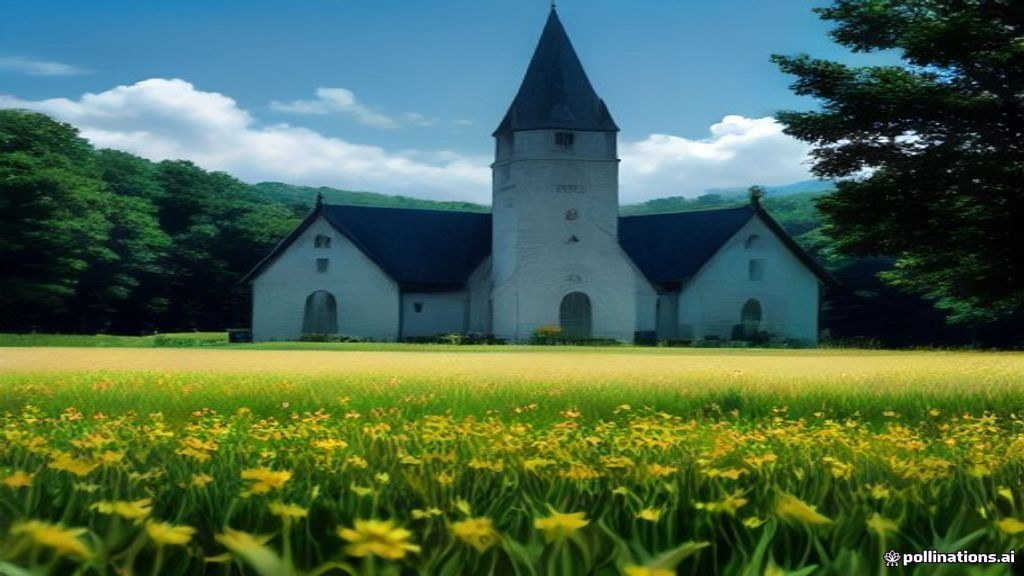
#> input picture portal/downloads/test_compumesh_gen.jpg, 1024 x 576 px; its folder holds only this picture in this run
$ python -i vision_preprocessor.py   (imports and definitions only)
#> lines starting #> are read from the running program, lines starting #| are printed output that depends on the picture
"""ComputeMesh Vision Preprocessor & Image Analysis Optimization Pipeline.

Provides industrial-grade image preprocessing for multimodal Vision AI models
(e.g., Qwen2-VL, LLaVA, LLaMA-Vision, GPT-4o-compatible backends).

Features:
- Automatic image format ingestion (Data URIs, Base64, Raw Bytes, Remote URLs)
- EXIF orientation auto-rotation
- Smart dimension optimization (Lanczos scaling preserving aspect ratio)
- Patch grid & dynamic vision token estimation for ledger metering
- Color space normalization (RGBA/CMYK/Palette -> RGB)
- Multimodal payload normalization for OpenAI and Ollama formats
"""
from __future__ import annotations

import base64
import io
import math
import re
import urllib.error
import urllib.parse
import urllib.request
from dataclasses import dataclass
from pathlib import Path
from typing import Any

try:
    from PIL import Image, ImageOps
    _HAS_PIL = True
except ImportError:  # pragma: no cover
    _HAS_PIL = False


# Optimal image dimension constants matching SOTA vision model patch grids
DEFAULT_MAX_EDGE: int = 1344
DEFAULT_MIN_EDGE: int = 28
DEFAULT_JPEG_QUALITY: int = 88
DEFAULT_PATCH_SIZE: int = 28
DEFAULT_PATCH_OVERHEAD: int = 32
MAX_IMAGE_DOWNLOAD_BYTES: int = 20 * 1024 * 1024  # 20 MB max payload
ALLOWED_MIME_TYPES: tuple[str, ...] = (
    "image/jpeg",
    "image/jpg",
    "image/png",
    "image/webp",
    "image/gif",
    "image/bmp",
    "image/tiff",
)


class VisionPreprocessingError(ValueError):
    """Raised when an image payload cannot be parsed, downloaded, or preprocessed."""


@dataclass(frozen=True)
class ProcessedImage:
    """Represents a normalized, optimized image ready for vision model inference."""
    data_base64: str
    mime_type: str
    width: int
    height: int
    original_width: int
    original_height: int
    original_format: str
    estimated_tokens: int

    # [9 lines left out: functions data_uri, aspect_ratio, not called in this run]


class VisionPreprocessor:
    """High-performance image preprocessor for multimodal vision pipelines."""

    def __init__(
        self,
        *,
        max_edge: int = DEFAULT_MAX_EDGE,
        min_edge: int = DEFAULT_MIN_EDGE,
        jpeg_quality: int = DEFAULT_JPEG_QUALITY,
        patch_size: int = DEFAULT_PATCH_SIZE,
        patch_overhead_tokens: int = DEFAULT_PATCH_OVERHEAD,
    ) -> None:
        self._has_pil = _HAS_PIL
        self.max_edge = max(64, min(int(max_edge), 4096))
        self.min_edge = max(14, min(int(min_edge), 512))
        self.jpeg_quality = max(50, min(int(jpeg_quality), 100))
        self.patch_size = max(7, min(int(patch_size), 64))
        self.patch_overhead_tokens = max(0, int(patch_overhead_tokens))

    # [154 lines left out: functions _load_raw_bytes, calculate_vision_tokens, process_image, not called in this run]

    def extract_and_preprocess_multimodal_content(
        self,
        content_or_images: Any,
    ) -> tuple[str, list[ProcessedImage]]:
        """Extracts text and preprocessed images from OpenAI or Ollama payload structures."""
        text_parts: list[str] = []
        images: list[ProcessedImage] = []

        if isinstance(content_or_images, str):
            text_parts.append(content_or_images)
            return "".join(text_parts), images

        if isinstance(content_or_images, list):
            for part in content_or_images:
                if isinstance(part, str):
                    text_parts.append(part)
                elif isinstance(part, dict):
                    part_type = str(part.get("type", "")).lower()
                    if part_type == "text" or "text" in part:
                        text_parts.append(str(part.get("text", "")))
                    elif part_type == "image_url" or "image_url" in part:
                        img_info = part.get("image_url", {})
                        if isinstance(img_info, dict):
                            url_val = img_info.get("url", "")
                        else:
                            url_val = str(img_info)
                        if url_val:
                            processed = self.process_image(url_val)
                            images.append(processed)
                    elif part_type == "image" and "image" in part:
                        img_val = part.get("image", "")
                        if img_val:
                            processed = self.process_image(img_val)
                            images.append(processed)

        return " ".join(tp.strip() for tp in text_parts if tp.strip()), images

    # [72 lines left out: function normalize_multimodal_messages, not called in this run]


# Global default preprocessor singleton
_DEFAULT_VISION_PREPROCESSOR: VisionPreprocessor | None = None


# [6 lines left out: function get_vision_preprocessor, not called in this run]

>>> import cv2
>>> picture = cv2.imread('../../portal/downloads/test_compumesh_gen.jpg', cv2.IMREAD_GRAYSCALE)
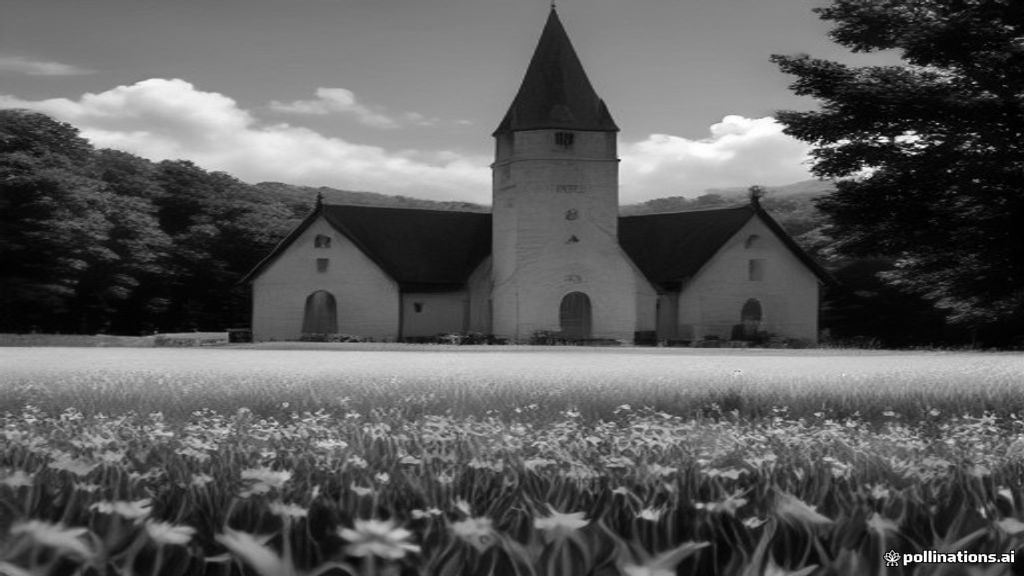
#> picture: shape (576, 1024); min 0, max 255, mean 91.8
>>> result = VisionPreprocessor().extract_and_preprocess_multimodal_content(picture)
#> result = ('', [])
